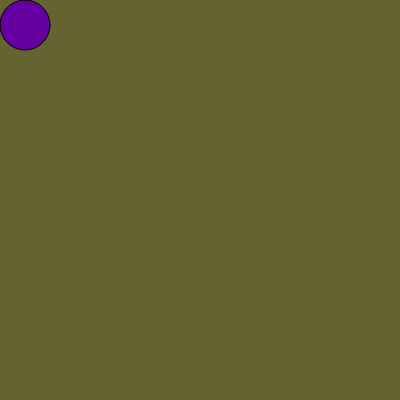
Frame 1 (no input)
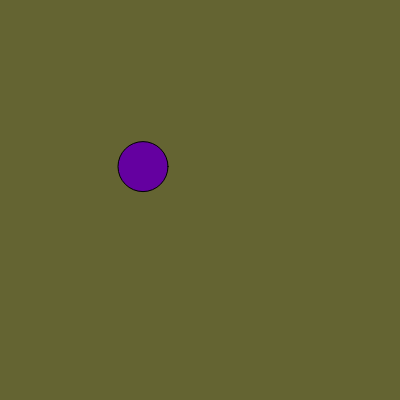
Frame 60 (no input)
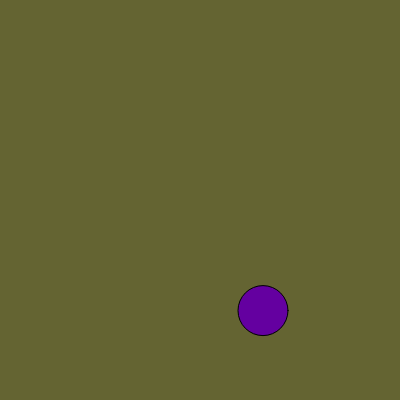
Frame 120 (the mouse pressed at the canvas centre since frame 60)

The p5.js sketch that drew these frames (run headless with seeded random() and noise() and a simulated clock; from frame 60 on, the mouse is pressed at the canvas centre):

// p5.js sketch
// ── sketch.js
 let ball
function setup() {
  createCanvas(400, 400);
  ball = new Ball()
  
}

function draw() {
  
  background(100, 100, 50);
  ball.show()
  ball.move()
  ball.bounce()
}

// ── balls.js
function Ball() {

  this.diameter = 50
  this.radius = this.diameter / 2
  this.xpos = this.radius
  this.ypos = this.radius
  this.xspeed = 2
  this.yspeed = 2.4

  this.show = function() {
    fill(100, 0, 160)
    circle(this.xpos, this.ypos, this.diameter)
  }

  this.move = function() {
    this.xpos = this.xpos + this.xspeed
    this.ypos = this.ypos + this.yspeed
  }
  this.bounce = function() {
    if (this.xpos + this.radius > width || this.xpos - this.radius < 0) {
      this.xspeed = this.xspeed * -1
    }
    if (this.ypos + this.radius > height || this.ypos - this.radius < 0) {
      this.yspeed = this.yspeed * -1
    }
  }
}
